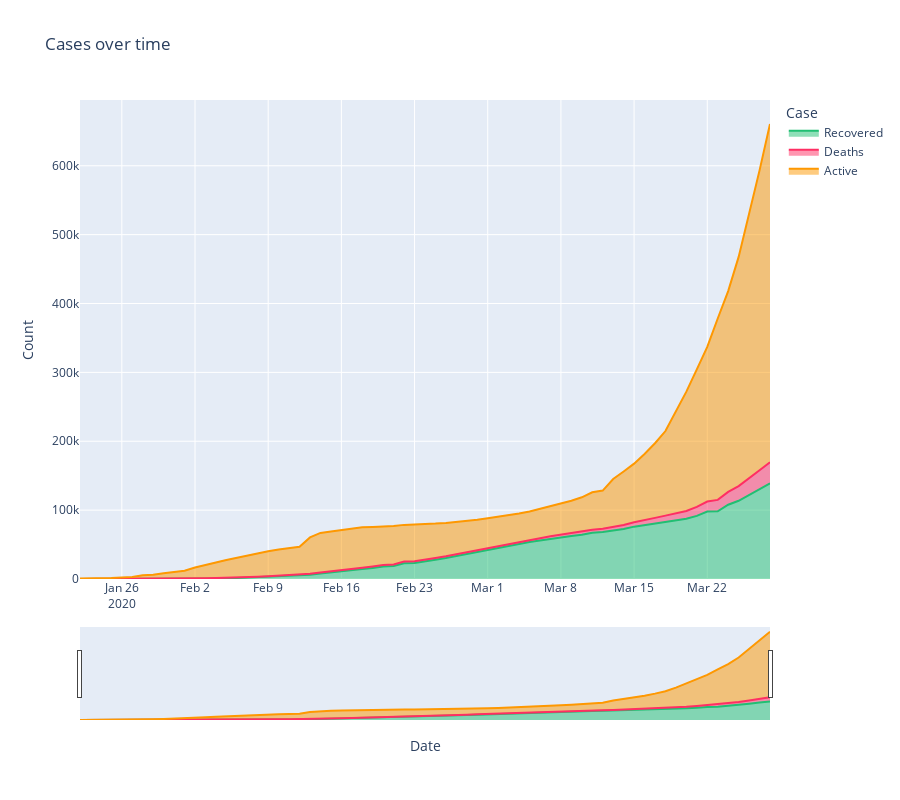

Notebook cell for this chart:
### Markdown cell above
# Cases over the time

### Code cell
temp = full_table.groupby('Date')['Recovered', 'Deaths', 'Active'].sum().reset_index()
temp = temp.melt(id_vars="Date", value_vars=['Recovered', 'Deaths', 'Active'],
                 var_name='Case', value_name='Count')
temp.head()

fig = px.area(temp, x="Date", y="Count", color='Case', height=800,
             title='Cases over time', color_discrete_sequence = [rec, dth, act])
fig.update_layout(xaxis_rangeslider_visible=True)
fig.show()
